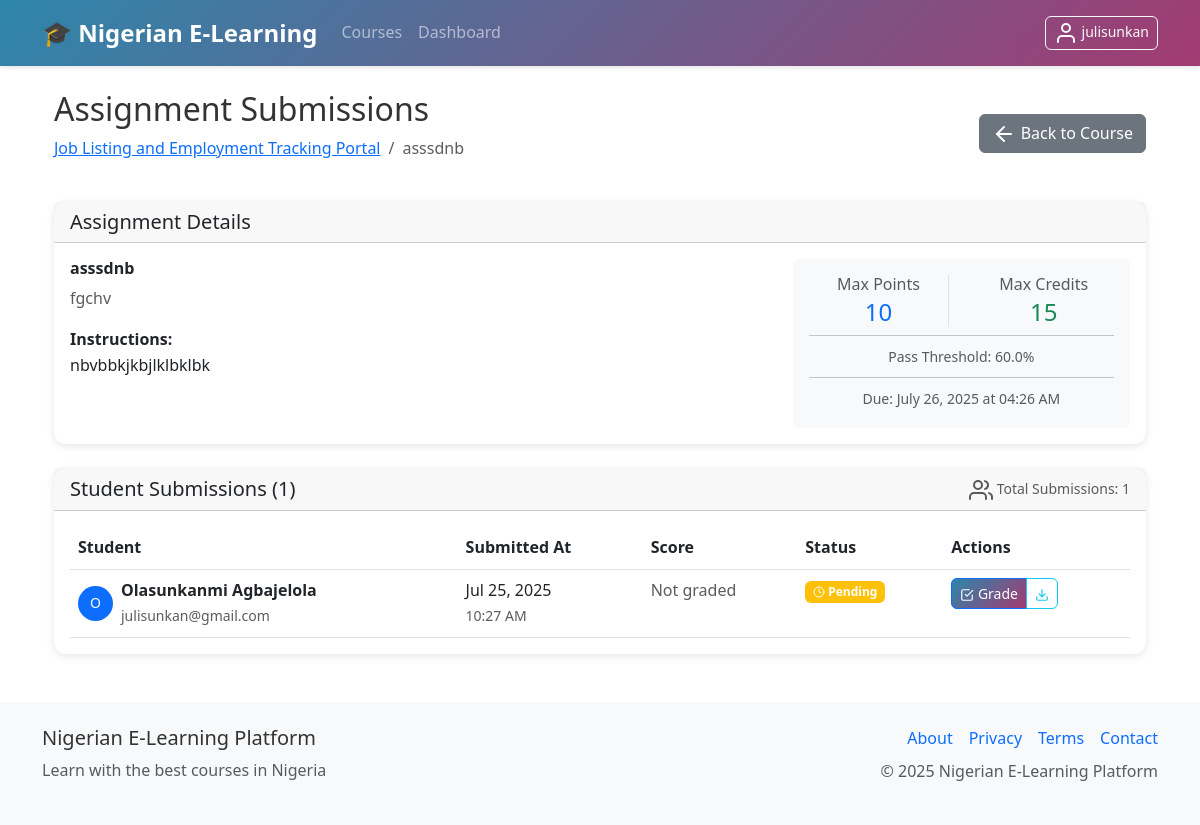
/assignments/1/submissions (signed in), run on an earlier commit of the app's database.
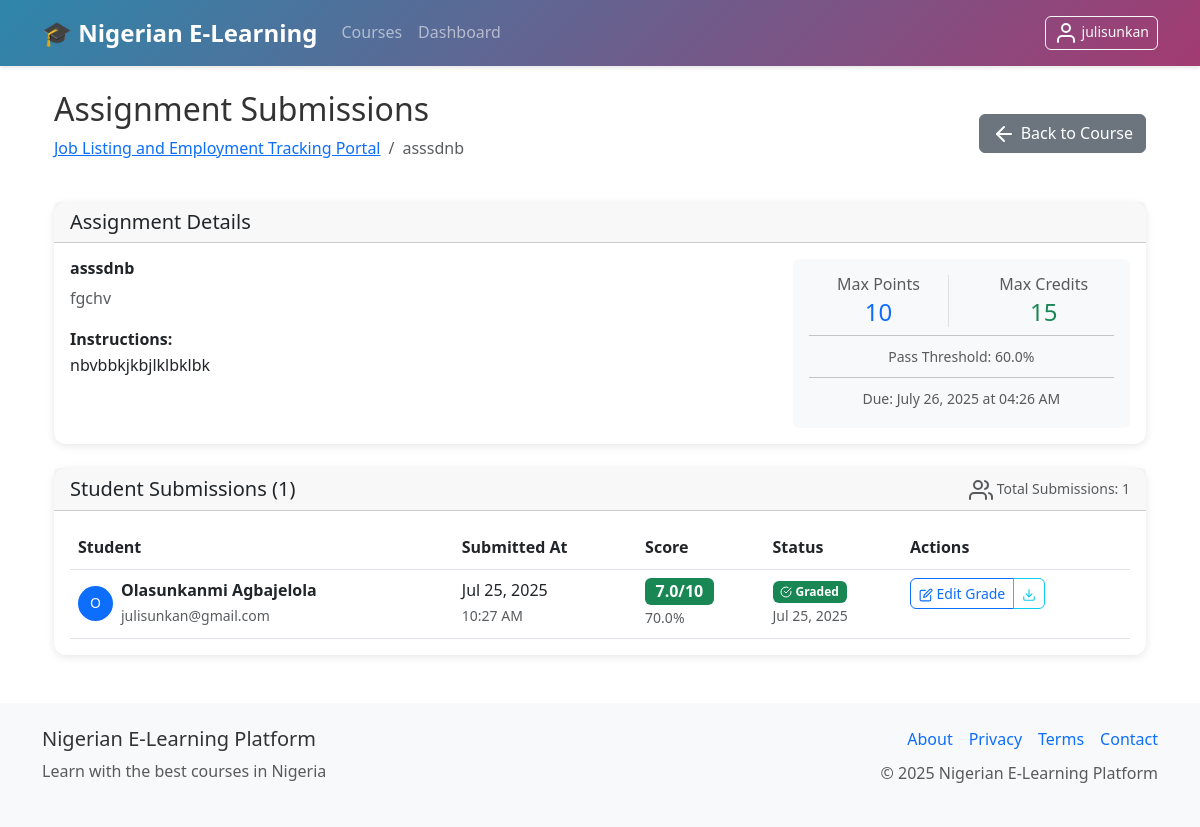
And on a later commit of the database.
### models.py (models this page shows, shortened)
class AssignmentSubmission(db.Model):
    id = db.Column(db.Integer, primary_key=True)
    user_id = db.Column(db.Integer, db.ForeignKey('user.id'), nullable=False)
    assignment_id = db.Column(db.Integer, db.ForeignKey('assignment.id'), nullable=False)
    content = db.Column(db.Text)
    file_path = db.Column(db.String(500))
    score = db.Column(db.Float)
    feedback = db.Column(db.Text)
    submitted_at = db.Column(db.DateTime, default=datetime.utcnow)
    graded_at = db.Column(db.DateTime)

class Assignment(db.Model):
    id = db.Column(db.Integer, primary_key=True)
    title = db.Column(db.String(200), nullable=False)
    description = db.Column(db.Text)
    instructions = db.Column(db.Text)
    course_id = db.Column(db.Integer, db.ForeignKey('course.id'), nullable=False)
    due_date = db.Column(db.DateTime)
    max_points = db.Column(db.Integer, default=100)
    is_active = db.Column(db.Boolean, default=True)
    max_credits = db.Column(db.Integer, default=15)  # Maximum credits for this assignment
    pass_threshold = db.Column(db.Float, default=60.0)  # Minimum percentage to earn credits
    created_at = db.Column(db.DateTime, default=datetime.utcnow)
    submissions = db.relationship('AssignmentSubmission', backref='assignment', lazy='dynamic', cascade='all, delete-orphan')

class User(UserMixin, db.Model):
    id = db.Column(db.Integer, primary_key=True)
    username = db.Column(db.String(80), unique=True, nullable=False)
    email = db.Column(db.String(120), unique=True, nullable=False)
    password_hash = db.Column(db.String(256), nullable=False)
    role = db.Column(db.String(20), nullable=False, default='student')  # admin, instructor, tutor, student
    first_name = db.Column(db.String(50))
    last_name = db.Column(db.String(50))
    active = db.Column(db.Boolean, default=True)
    banned = db.Column(db.Boolean, default=False)
    ban_reason = db.Column(db.Text)
    email_verified = db.Column(db.Boolean, default=False)
    verification_token = db.Column(db.String(100))
    password_reset_token = db.Column(db.String(100))
    password_reset_expires = db.Column(db.DateTime)
    email_verification_token = db.Column(db.String(100))
    email_verification_expires = db.Column(db.DateTime)
    premium_user = db.Column(db.Boolean, default=False)
    instructor_verified = db.Column(db.Boolean, default=False)
    badge_level = db.Column(db.String(20), default='basic')  # basic, bronze, silver, gold, premium
    wallet_balance = db.Column(db.Float, default=0.0)
    created_at = db.Column(db.DateTime, default=datetime.utcnow)
    last_login = db.Column(db.DateTime)
    courses_created = db.relationship('Course', foreign_keys='Course.instructor_id', backref='instructor', lazy='dynamic')
    enrollments = db.relationship('Enrollment', backref='student', lazy='dynamic')
    payments = db.relationship('Payment', backref='user', lazy='dynamic')
    wallet_transactions = db.relationship('WalletTransaction', backref='user', lazy='dynamic')
    quiz_attempts = db.relationship('QuizAttempt', backref='user', lazy='dynamic')
    assignment_submissions = db.relationship('AssignmentSubmission', backref='user', lazy='dynamic')
    course_credits = db.relationship('CourseCredit', backref='student_credit', lazy='dynamic')
    withdrawal_requests = db.relationship('WithdrawalRequest', foreign_keys='WithdrawalRequest.tutor_id', backref='tutor', lazy='dynamic')
    @property
    def is_active(self):
        return bool(self.active and not self.banned)

### routes.py (the view)
@app.route('/assignments/<int:assignment_id>/submissions')
@login_required
@instructor_required
def assignment_submissions(assignment_id):
    assignment = Assignment.query.get_or_404(assignment_id)
    course = assignment.course
    if current_user.role != 'admin' and course.instructor_id != current_user.id:
        flash('You can only view submissions for your own courses', 'danger')
        return redirect(url_for('manage_courses'))
    submissions = AssignmentSubmission.query.filter_by(assignment_id=assignment_id).order_by(AssignmentSubmission.submitted_at.desc()).all()
    return render_template('instructor/assignment_submissions.html',
                         assignment=assignment,
                         course=course,
                         submissions=submissions)

### app.py (called while the page is built)
@login_manager.user_loader
def load_user(user_id):
    from models import User
    return User.query.get(int(user_id))

### routes.py (called while the page is built)
@app.context_processor
def inject_settings():
    settings = SystemSettings.query.first()
    return dict(settings=settings)

### utils.py (called while the page is built)
def instructor_required(f):
    @wraps(f)
    def decorated_function(*args, **kwargs):
        if not current_user.is_authenticated or current_user.role not in ['admin', 'instructor', 'tutor']:
            flash('Instructor access required', 'danger')
            return redirect(url_for('dashboard'))
        return f(*args, **kwargs)
    return decorated_function

### templates/instructor/assignment_submissions.html (shortened to what the changed rows need)
{% extends "base.html" %}
{% block content %}
<div class="container mt-4">
    <div class="d-flex justify-content-between align-items-center mb-4">
        <div>
            <h2>Assignment Submissions</h2>
            <nav aria-label="breadcrumb">
                <ol class="breadcrumb">
                    <li class="breadcrumb-item"><a href="{{ url_for('course_detail', course_id=course.id) }}">{{ course.title }}</a></li>
                    <li class="breadcrumb-item active">{{ assignment.title }}</li>
                </ol>
            </nav>
        </div>
    </div>
    <div class="card mb-4">
        <div class="card-body">
            <div class="row">
                <div class="col-md-8">
                    <h6><strong>{{ assignment.title }}</strong></h6>
                    <p class="text-muted">{{ assignment.description }}</p>
                    {% if assignment.instructions %}
                    <div class="mt-3">
                        <strong>Instructions:</strong>
                        <p>{{ assignment.instructions|nl2br|safe }}</p>
                    </div>
                    {% endif %}
                </div>
                <div class="col-md-4">
                    <div class="bg-light p-3 rounded">
                        <div class="row text-center">
                            <div class="col-6">
                                <div class="border-end">
                                    <h6 class="text-muted mb-1">Max Points</h6>
                                    <h4 class="mb-0 text-primary">{{ assignment.max_points }}</h4>
                                </div>
                            </div>
                            <div class="col-6">
                                <h6 class="text-muted mb-1">Max Credits</h6>
                                <h4 class="mb-0 text-success">{{ assignment.max_credits }}</h4>
                            </div>
                        </div>
                        <div class="text-center">
                            <small class="text-muted">Pass Threshold: {{ assignment.pass_threshold }}%</small>
                        </div>
                        {% if assignment.due_date %}
                        <hr class="my-2">
                        <div class="text-center">
                            <small class="text-muted">Due: {{ assignment.due_date.strftime('%B %d, %Y at %I:%M %p') }}</small>
                        </div>
                        {% endif %}
                    </div>
                </div>
            </div>
        </div>
    </div>
    <div class="card">
        <div class="card-body">
            {% if submissions %}
            <div class="table-responsive">
                <table class="table table-hover">
                    <thead>
                        <tr>
                            <th>Student</th>
                            <th>Submitted At</th>
                            <th>Score</th>
                            <th>Status</th>
                            <th>Actions</th>
                        </tr>
                    </thead>
                    <tbody>
                        {% for submission in submissions %}
                        <tr>
                            <td>
                                <div class="d-flex align-items-center">
                                    <div class="avatar bg-primary text-white rounded-circle d-flex align-items-center justify-content-center me-2"
                                         style="width: 35px; height: 35px; font-size: 14px;">
                                        {{ submission.user.first_name[0] if submission.user.first_name else submission.user.username[0] }}
                                    </div>
                                    <div>
                                        <div class="fw-bold">
                                            {{ submission.user.first_name }} {{ submission.user.last_name }}
                                        </div>
                                        <small class="text-muted">{{ submission.user.email }}</small>
                                    </div>
                                </div>
                            </td>
                            <td>
                                <div>{{ submission.submitted_at.strftime('%b %d, %Y') }}</div>
                                <small class="text-muted">{{ submission.submitted_at.strftime('%I:%M %p') }}</small>
                            </td>
                            <td>
                                {% if submission.score is not none %}
                                    <span class="badge bg-{% if (submission.score / assignment.max_points * 100) >= assignment.pass_threshold %}success{% else %}warning{% endif %} fs-6">
                                        {{ "%.1f"|format(submission.score) }}/{{ assignment.max_points }}
                                    </span>
                                    <div><small class="text-muted">{{ "%.1f"|format((submission.score / assignment.max_points * 100)) }}%</small></div>
                                {% else %}
                                    <span class="text-muted">Not graded</span>
                                {% endif %}
                            </td>
                            <td>
                                {% if submission.graded_at %}
                                    <span class="badge bg-success">
                                        <i data-feather="check-circle" style="width: 12px; height: 12px;"></i> Graded
                                    </span>
                                    <div><small class="text-muted">{{ submission.graded_at.strftime('%b %d, %Y') }}</small></div>
                                {% else %}
                                    <span class="badge bg-warning">
                                        <i data-feather="clock" style="width: 12px; height: 12px;"></i> Pending
                                    </span>
                                {% endif %}
                            </td>
                            <td>
                                <div class="btn-group" role="group">
                                    <a href="{{ url_for('instructor_grade_submission', submission_id=submission.id) }}"
                                       class="btn btn-sm {% if submission.graded_at %}btn-outline-primary{% else %}btn-primary{% endif %}">
                                        <i data-feather="{% if submission.graded_at %}edit{% else %}check-square{% endif %}" style="width: 14px; height: 14px;"></i>
                                        {% if submission.graded_at %}Edit Grade{% else %}Grade{% endif %}
                                    </a>
                                    {% if submission.file_path %}
                                    <a href="{{ url_for('download_submission_file', submission_id=submission.id) }}"
                                       class="btn btn-sm btn-outline-info" target="_blank">
                                        <i data-feather="download" style="width: 14px; height: 14px;"></i>
                                    </a>
                                    {% endif %}
                                </div>
                            </td>
                        </tr>
                        {% endfor %}
                    </tbody>
                </table>
            </div>
            {% else %}
            <div class="text-center py-5">
                <i data-feather="inbox" style="width: 64px; height: 64px;" class="text-muted mb-3"></i>
                <h4>No Submissions Yet</h4>
                <p class="text-muted">Students haven't submitted any assignments yet. They will appear here once submitted.</p>
            </div>
            {% endif %}
        </div>
    </div>
</div>
{% endblock %}

What changed in the data, as far as the page shows it:
shown differently, row unchanged: Assignment "asssdnb": max_points (not shown) → "10"
changed AssignmentSubmission "10:27 AM": score (not shown) → "7.0"; (submission.score/assignment.max_points*100) (not shown) → "70.0"; graded_at (not shown) → "Jul 25, 2025"; score "Not graded" → "/ %"; graded_at "Pending Grade" → "Graded Edit Grade"
